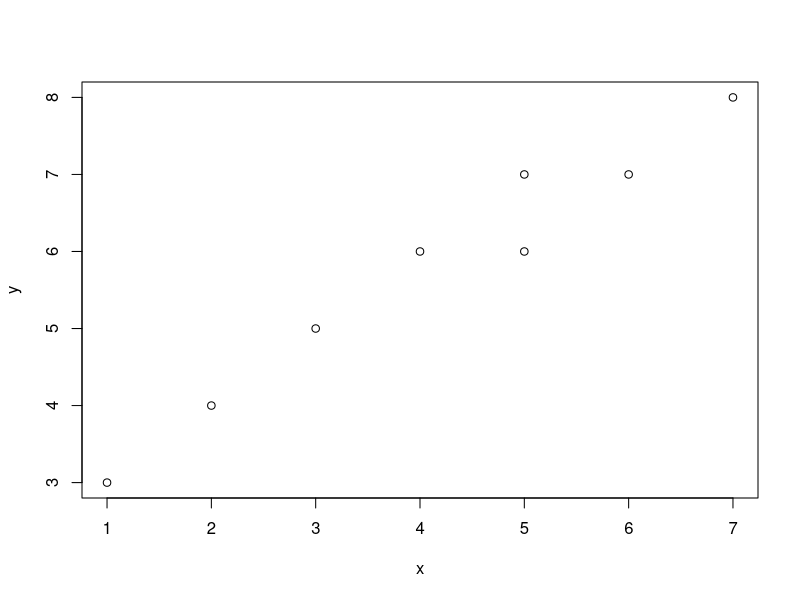

Source code (R):
## ---- chunk 1
x<- c(1,2,3,4,5,5,6,7)
y<- c(3,4,5,6,6,7,7,8)
plot(x,y)
